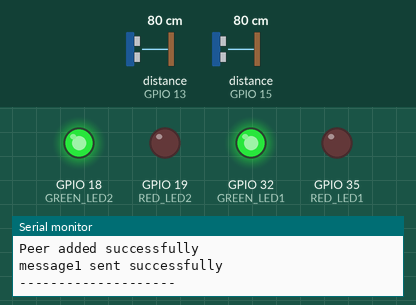
Recording of a sketch running on a simulated ESP32. On the bench: output pins drawn as LEDs (lit = HIGH), the last lines printed to the serial monitor. Wiring (inferred from the names in the program): 2 × ultrasonic range finder: trigger GPIO 2, echo GPIO 15 / trigger GPIO 12, echo GPIO 13. The inputs (shaded band) are chosen by the test bench; at power-on: distance to the obstacle (sensors on GPIO 13, GPIO 15) 80 cm. The echo pulse lasts 58.3 µs per cm; WiFi joins after 1.5 s; servers stay silent unless stated; uploads are accepted with an empty reply; pins used as bus, display or sensor lines are not drawn.

Above: at 2.7 s.
2.8 s: distance to the obstacle (sensor on GPIO 13) set to 13 cm
6.0 s: distance to the obstacle (sensor on GPIO 13) set to 10 cm
At 7.2 s:
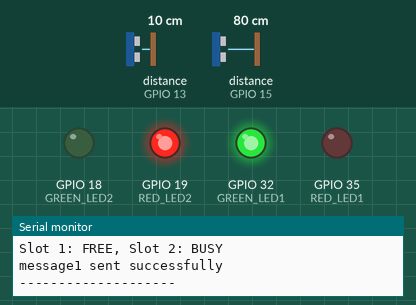
9.2 s: distance to the obstacle (sensor on GPIO 15) set to 13 cm
12.4 s: distance to the obstacle (sensor on GPIO 15) set to 10 cm
At 14.7 s:
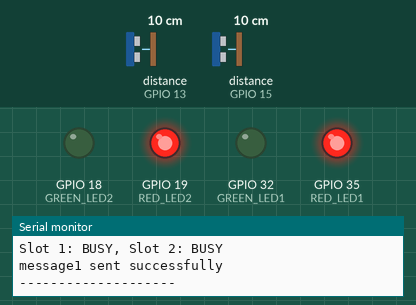
15.6 s: distance to the obstacle (sensor on GPIO 13) set to 18 cm
At 17.0 s:
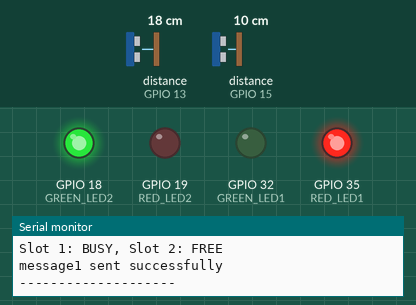
18.8 s: distance to the obstacle (sensor on GPIO 13) set to 2 cm
At 21.3 s:
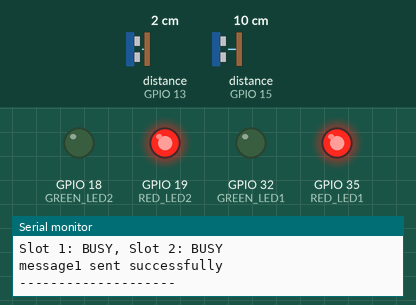
Timing chart, 0 to 22.8 s (numbered marks = the images above; inputs shaded):
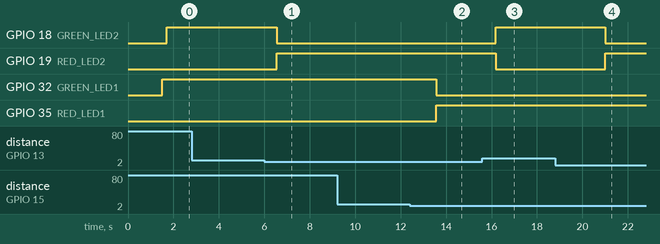

Measured:
- the behaviour switches between 12 and 11 cm on distance to the obstacle (sensor on GPIO 13) (found by bisection; images 0 and 1)
- the behaviour switches between 12 and 11 cm on distance to the obstacle (sensor on GPIO 15) (found by bisection; images 1 and 2)
- after the input at 6.0 s, GPIO 18 (GREEN_LED2): HIGH → LOW after 0.54 s; GPIO 19 (RED_LED2): LOW → HIGH after 0.54 s
- after the input at 12.4 s, GPIO 32 (GREEN_LED1): HIGH → LOW after 1.2 s; GPIO 35 (RED_LED1): LOW → HIGH after 1.2 s
- after the input at 15.6 s, GPIO 18 (GREEN_LED2): LOW → HIGH after 0.58 s; GPIO 19 (RED_LED2): HIGH → LOW after 0.58 s
- after the input at 18.8 s, GPIO 18 (GREEN_LED2): HIGH → LOW after 2.2 s; GPIO 19 (RED_LED2): LOW → HIGH after 2.2 s

The sketch:

client12.ino
```cpp
#include <esp_now.h>
#include <WiFi.h>
#include <HTTPClient.h>  // Include HTTPClient for making HTTP requests

// MAC address of the server ESP32 (replace with actual MAC address of the server)
uint8_t serverMAC[] = {0x0C, 0xB8, 0x15, 0x59, 0x53, 0x88};

#define TRIG1 2
#define ECHO1 15
#define TRIG2 12
#define ECHO2 13

#define RED_LED1 35
#define GREEN_LED1 32
#define RED_LED2 19
#define GREEN_LED2 18

const int threshold = 10; // Distance threshold in cm
bool peerAdded = false;

const String BASE_URL = "http://192.168.2.106:8000/api/updateSlot/"; // Global API URL

void sendData(const char *message1) {
    if (!peerAdded) {
        esp_now_peer_info_t peerInfo;
        memset(&peerInfo, 0, sizeof(peerInfo));
        memcpy(peerInfo.peer_addr, serverMAC, 6);
        peerInfo.channel = 0;
        peerInfo.encrypt = false;
        peerInfo.ifidx = WIFI_IF_STA;

        esp_err_t addPeerResult = esp_now_add_peer(&peerInfo);
        if (addPeerResult != ESP_OK) {
            Serial.println("Failed to add peer");
            return;
        }
        peerAdded = true;
        Serial.println("Peer added successfully");
    }

    esp_err_t result = esp_now_send(serverMAC, (const uint8_t *)message1, strlen(message1));
    if (result == ESP_OK) {
        Serial.println("message1 sent successfully");
    } else {
        Serial.println("Error sending message1");
    }
}

void updateSlotStatus(int slotNumber, const String &status) {
    if (WiFi.status() == WL_CONNECTED) {
        HTTPClient http;

        // Concatenate the base URL with the slot number
        String url = BASE_URL + String(slotNumber);

        http.begin(url);  // Initiate the HTTP request
        http.addHeader("Content-Type", "application/json"); // Add header for JSON
        String payload = "{\"status\":\"" + status + "\"}"; // Create JSON payload

        // Send a PATCH request
        int httpCode = http.PATCH(payload);

        if (httpCode > 0) {
            Serial.print("HTTP PATCH Status Code: ");
            Serial.println(httpCode);
            String payloadResponse = http.getString(); // Get the response payload
            Serial.println("Server Response:");
            Serial.println(payloadResponse);  // Print the response body for debugging
        } else {
            Serial.print("Error on sending PATCH request: ");
            Serial.println(httpCode);
        }

        http.end(); // Close the HTTP connection
    } else {
        Serial.println("WiFi not connected");
    }
}

void setup() {
    Serial.begin(115200);
    WiFi.mode(WIFI_STA);
    WiFi.disconnect();

    if (esp_now_init() != ESP_OK) {
        Serial.println("ESP-NOW Initialization Failed");
        return;
    }
    Serial.println("ESP-NOW Initialized");

    pinMode(TRIG1, OUTPUT);
    pinMode(ECHO1, INPUT);
    pinMode(TRIG2, OUTPUT);
    pinMode(ECHO2, INPUT);
    pinMode(RED_LED1, OUTPUT);
    pinMode(GREEN_LED1, OUTPUT);
    pinMode(RED_LED2, OUTPUT);
    pinMode(GREEN_LED2, OUTPUT);

    // Connect to WiFi
    Serial.print("Connecting to WiFi...");
    WiFi.begin("Tenda_1893E8", "093339396");
    while (WiFi.status() != WL_CONNECTED) {
        delay(500);
        Serial.print(".");
    }
    Serial.println("WiFi connected!");
    Serial.print("IP Address: ");
    Serial.println(WiFi.localIP());
}

int getDistance(int trigPin, int echoPin) {
    digitalWrite(trigPin, LOW);
    delayMicroseconds(2);
    digitalWrite(trigPin, HIGH);
    delayMicroseconds(10);
    digitalWrite(trigPin, LOW);

    long duration = pulseIn(echoPin, HIGH);
    int distance = duration * 0.034 / 2;
    return distance;
}

void loop() {
    int distance1 = getDistance(TRIG1, ECHO1);
    int distance2 = getDistance(TRIG2, ECHO2);

    Serial.print("Sensor 1: ");
    Serial.print(distance1);
    Serial.print(" cm  |  Sensor 2: ");
    Serial.print(distance2);
    Serial.println(" cm");

    char message1[50];
    if (distance1 <= threshold) {
        digitalWrite(RED_LED1, HIGH);
        digitalWrite(GREEN_LED1, LOW);
        sprintf(message1, "Slot 1: BUSY, ");
        updateSlotStatus(1, "busy"); // Update the API with Slot 1 status as BUSY
    } else {
        digitalWrite(RED_LED1, LOW);
        digitalWrite(GREEN_LED1, HIGH);
        sprintf(message1, "Slot 1: FREE, ");
        updateSlotStatus(1, "free"); // Update the API with Slot 1 status as FREE
    }

    if (distance2 <= threshold) {
        digitalWrite(RED_LED2, HIGH);
        digitalWrite(GREEN_LED2, LOW);
        strcat(message1, "Slot 2: BUSY");
        updateSlotStatus(2, "busy"); // Update the API with Slot 2 status as BUSY
    } else {
        digitalWrite(RED_LED2, LOW);
        digitalWrite(GREEN_LED2, HIGH);
        strcat(message1, "Slot 2: FREE");
        updateSlotStatus(2, "free"); // Update the API with Slot 2 status as FREE
    }

    Serial.println(message1);
    sendData(message1);

    Serial.println("--------------------");
    delay(2000);
}
```
